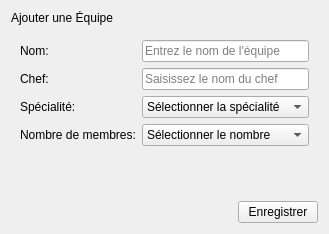
         <widget class="QWidget" name="pageadd">
          <layout class="QVBoxLayout" name="addLayout">
           <item>
            <widget class="QLabel" name="addTitle">
             <property name="text">
              <string>Ajouter une Équipe</string>
             </property>
            </widget>
           </item>
           <item>
            <widget class="QFrame" name="addFormFrame" native="true">
             <layout class="QFormLayout" name="addFormLayout">
              <item row="0" column="0">
               <widget class="QLabel" name="label_30">
                <property name="text">
                 <string>Nom:</string>
                </property>
               </widget>
              </item>
              <item row="0" column="1">
               <widget class="QLineEdit" name="lineEdit_5">
                <property name="placeholderText">
                 <string>Entrez le nom de l'équipe</string>
                </property>
               </widget>
              </item>
              <item row="1" column="0">
               <widget class="QLabel" name="label_31">
                <property name="text">
                 <string>Chef:</string>
                </property>
               </widget>
              </item>
              <item row="1" column="1">
               <widget class="QLineEdit" name="lineEdit_6">
                <property name="placeholderText">
                 <string>Saisissez le nom du chef</string>
                </property>
               </widget>
              </item>
              <item row="2" column="0">
               <widget class="QLabel" name="label_32">
                <property name="text">
                 <string>Spécialité:</string>
                </property>
               </widget>
              </item>
              <item row="2" column="1">
               <widget class="QComboBox" name="comboBox_7">
                <item>
                 <property name="text">
                  <string>Sélectionner la spécialité</string>
                 </property>
                </item>
                <item>
                 <property name="text">
                  <string>Maintenance</string>
                 </property>
                </item>
                <item>
                 <property name="text">
                  <string>Production</string>
                 </property>
                </item>
                <item>
                 <property name="text">
                  <string>Back-office</string>
                 </property>
                </item>
                <item>
                 <property name="text">
                  <string>Mécanique</string>
                 </property>
                </item>
               </widget>
              </item>
              <item row="3" column="0">
               <widget class="QLabel" name="label_33">
                <property name="text">
                 <string>Nombre de membres:</string>
                </property>
               </widget>
              </item>
              <item row="3" column="1">
               <widget class="QComboBox" name="comboBox_8">
                <item>
                 <property name="text">
                  <string>Sélectionner le nombre</string>
                 </property>
                </item>
                <item>
                 <property name="text">
                  <string>1</string>
                 </property>
                </item>
                <item>
                 <property name="text">
                  <string>2</string>
                 </property>
                </item>
                <item>
                 <property name="text">
                  <string>3</string>
                 </property>
                </item>
                <item>
                 <property name="text">
                  <string>4</string>
                 </property>
                </item>
                <item>
                 <property name="text">
                  <string>5</string>
                 </property>
                </item>
                <item>
                 <property name="text">
                  <string>6</string>
                 </property>
                </item>
                <item>
                 <property name="text">
                  <string>7</string>
                 </property>
                </item>
                <item>
                 <property name="text">
                  <string>8</string>
                 </property>
                </item>
                <item>
                 <property name="text">
                  <string>9</string>
                 </property>
                </item>
                <item>
                 <property name="text">
                  <string>10</string>
                 </property>
                </item>
               </widget>
              </item>
             </layout>
            </widget>
           </item>
           <item>
            <spacer name="addSpacer">
             <property name="orientation">
              <enum>Qt::Vertical</enum>
             </property>
             <property name="sizeHint" stdset="0">
              <size>
               <width>20</width>
               <height>40</height>
              </size>
             </property>
            </spacer>
           </item>
           <item>
            <layout class="QHBoxLayout" name="addActionLayout">
             <item>
              <spacer name="addActionSpacer">
               <property name="orientation">
                <enum>Qt::Horizontal</enum>
               </property>
               <property name="sizeHint" stdset="0">
                <size>
                 <width>40</width>
                 <height>20</height>
                </size>
               </property>
              </spacer>
             </item>
             <item>
              <widget class="QPushButton" name="pushButton_28">
               <property name="minimumWidth">
                <number>200</number>
               </property>
               <property name="text">
                <string>Enregistrer</string>
               </property>
              </widget>
             </item>
            </layout>
           </item>
          </layout>
         </widget>
